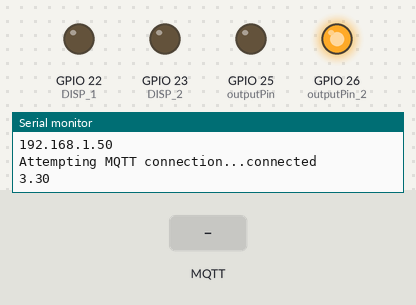
This sketch was run on a simulated ESP32. Shown: output pins drawn as LEDs (lit = HIGH), the last lines printed to the serial monitor. Inputs (shaded band) come from the test bench. WiFi joins after 1.5 s; servers stay silent unless stated; random numbers use the default seed unless the sketch sets one; no MQTT or app messages arrive unless stated.

Above: at 2.7 s.
2.8 s: MQTT message "90" arrives on the third subscribed topic
At 3.2 s:
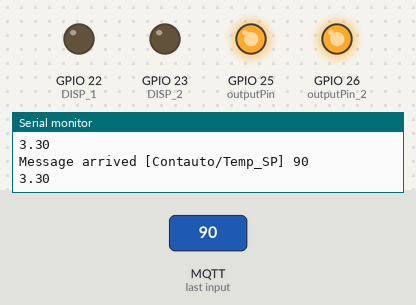
4.3 s: MQTT message "5" arrives on the third subscribed topic
At 5.5 s:
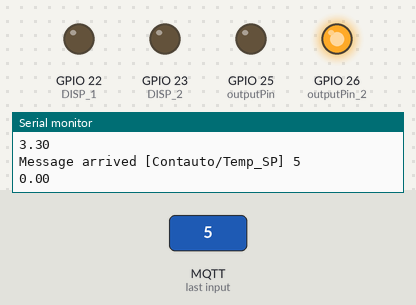
5.8 s: MQTT message "200" arrives on the third subscribed topic
At 6.7 s:
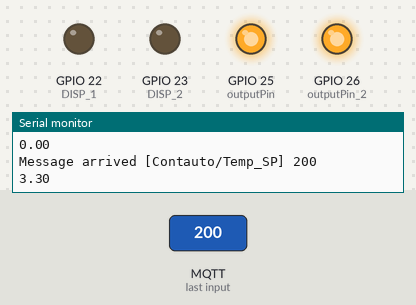
Timing chart, 0 to 8.8 s (numbered marks = the images above; inputs shaded):
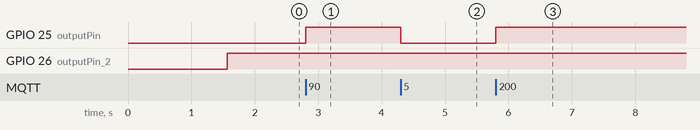

Measured:
- after the input at 2.8 s, GPIO 25 (outputPin): LOW → HIGH at once
- after the input at 4.3 s, GPIO 25 (outputPin): HIGH → LOW at once
- after the input at 5.8 s, GPIO 25 (outputPin): LOW → HIGH at once

The sketch:

PROJETOFINAL_DEV.ino
```cpp
#include <WiFi.h>
#include <PubSubClient.h>

#define LDR_PIN 15
#define NTC_PIN 2
#define CURRENT_PIN 4
#define outputPin 25
#define outputPin_2 26
#define DISP_1 22
#define DISP_2 23

void setup_wifi();
void callback(char* topic, byte* payload, unsigned int length);
void reconnect();
void controle_temp(float kp, float setpoint, float pv);
void controle_lum(float kp, float setpoint, float pv);

// Update these with values suitable for your network.

const char* ssid = "Claro1969";
const char* password = "Vera1969";
const char* mqtt_server = "broker.hivemq.com";

WiFiClient espClient;
PubSubClient client(espClient);
unsigned long lastMsg = 0;
#define MSG_BUFFER_SIZE	(50)
char msg[MSG_BUFFER_SIZE];
int SP_Temp,SP_Lum;
float kp = 25;
float output_antes_lum, output_antes_temp;

void setup() {
  pinMode(DISP_1, OUTPUT);
  pinMode(DISP_2, OUTPUT);
  dacWrite(outputPin, 0);
  Serial.begin(115200);
  setup_wifi();
  client.setServer(mqtt_server, 1883);
  client.setCallback(callback);
  analogReadResolution(9); // definir resolução para 9 bits
}

void loop() {

  if (!client.connected()) {
    reconnect();
  }
  client.loop();

  float temp = 24, lum = 80, current = 0.4;
  snprintf (msg, MSG_BUFFER_SIZE, "%f", temp);
  client.publish("Contauto/Temp", msg);
  snprintf (msg, MSG_BUFFER_SIZE, "%f", lum);
  client.publish("Contauto/Lum", msg);
  snprintf (msg, MSG_BUFFER_SIZE, "%f", current);
  client.publish("Contauto/Current", msg);

  controle_temp(kp,SP_Temp,temp);
  controle_lum(kp,SP_Lum,lum);
}

void controle_temp(float Kp, float setpoint, float pv) {
  float error = setpoint - pv;

  // Calcular saída do P
  float output = Kp * error;
  float output_antes = 0;

  // Limitar saída entre 0 e 255 (0 a 3.3V no DAC)
  output = constrain(output, 0, 255);

  if(output != output_antes_temp) {
    output_antes_temp = output;
    Serial.println(output*3.3/255);
  }
  // Enviar saída ao DAC
  dacWrite(outputPin, (int)output);
}

void controle_lum(float Kp, float setpoint, float pv) {
  float error = pv - setpoint;

  // Calcular saída do P
  float output = Kp*error;

  // Limitar saída entre 0 e 255 (0 a 3.3V no DAC)
  output = constrain(output, 0, 255);

  if(output != output_antes_lum) {
    output_antes_lum = output;
    Serial.println(output*3.3/255);
  }

  // Enviar saída ao DAC
  dacWrite(outputPin_2, (int)output);
}

void setup_wifi() {

  delay(10);
  // We start by connecting to a WiFi network
  Serial.println();
  Serial.print("Connecting to ");
  Serial.println(ssid);

  WiFi.mode(WIFI_STA);
  WiFi.begin(ssid, password);

  while (WiFi.status() != WL_CONNECTED) {
    delay(500);
    Serial.print(".");
  }

  randomSeed(micros());

  Serial.println("");
  Serial.println("WiFi connected");
  Serial.println("IP address: ");
  Serial.println(WiFi.localIP());
}


void callback(char* topic, byte* payload, unsigned int length) {
  Serial.print("Message arrived [");
  Serial.print(topic);
  Serial.print("] ");
  for (int i = 0; i < length; i++) {
    Serial.print((char)payload[i]);
  }
  Serial.println();

  if (topic[9] == 'T') {
    char total[2];
    for (int i = 0; i < length; i++) {
      total[i] = (char)payload[i];
    }
    String nmr = total;
    SP_Temp = nmr.toInt();
  }

   if (topic[9] == 'L') {
    char total_2[2];
    for (int i = 0; i < length; i++) {
      total_2[i] = (char)payload[i];
    }
    String nmr_2 = total_2;
    SP_Lum = nmr_2.toInt();
  }

  // Switch on the LED if an 1 was received as first character
  if ((char)payload[0] == 'A') {
    digitalWrite(DISP_1, HIGH);   // Turn the LED on (Note that LOW is the voltage level
    // but actually the LED is on; this is because
    // it is active low on the ESP-01)
  } if ((char)payload[0] == 'a') {
    digitalWrite(DISP_1, LOW);  // Turn the LED off by making the voltage HIGH
  } if ((char)payload[0] == 'J') {
    digitalWrite(DISP_2, HIGH);   // Turn the LED on (Note that LOW is the voltage level
    // but actually the LED is on; this is because
    // it is active low on the ESP-01)
  } if ((char)payload[0] == 'j') {
    digitalWrite(DISP_2, LOW);  // Turn the LED off by making the voltage HIGH
  }
}


void reconnect() {
  // Loop until we're reconnected
  while (!client.connected()) {
    Serial.print("Attempting MQTT connection...");
    // Create a random client ID
    String clientId = "ESP32Client-";
    clientId += String(random(0xffff), HEX);
    // Attempt to connect
    if (client.connect(clientId.c_str())) {
      Serial.println("connected");
      //IN TOPICS
      client.subscribe("Contauto/Disp_1");
      client.subscribe("Contauto/Disp_2");
      client.subscribe("Contauto/Temp_SP");
      client.subscribe("Contauto/Lum_SP");
    } else {
      Serial.print("failed, rc=");
      Serial.print(client.state());
      Serial.println(" try again in 5 seconds");
      // Wait 5 seconds before retrying
      delay(5000);
    }
  }
}
```
